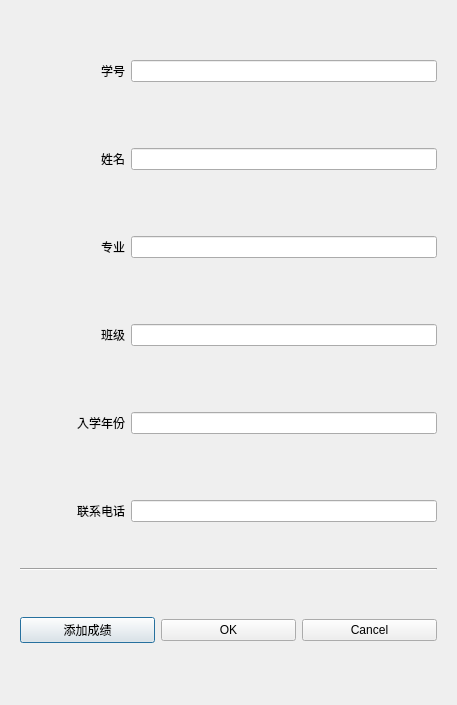
<?xml version="1.0" encoding="UTF-8"?>
<ui version="4.0">
 <class>Dialog</class>
 <widget class="QDialog" name="Dialog">
  <property name="geometry">
   <rect>
    <x>0</x>
    <y>0</y>
    <width>457</width>
    <height>705</height>
   </rect>
  </property>
  <property name="windowTitle">
   <string>Dialog</string>
  </property>
  <layout class="QVBoxLayout" name="verticalLayout">
   <item>
    <widget class="QWidget" name="widget" native="true">
     <layout class="QVBoxLayout" name="verticalLayout_2">
      <item>
       <layout class="QHBoxLayout" name="horizontalLayout">
        <item>
         <widget class="QLabel" name="label">
          <property name="minimumSize">
           <size>
            <width>105</width>
            <height>0</height>
           </size>
          </property>
          <property name="layoutDirection">
           <enum>Qt::LeftToRight</enum>
          </property>
          <property name="text">
           <string>学号</string>
          </property>
          <property name="alignment">
           <set>Qt::AlignRight|Qt::AlignTrailing|Qt::AlignVCenter</set>
          </property>
         </widget>
        </item>
        <item>
         <widget class="QLineEdit" name="numberlineEdit"/>
        </item>
       </layout>
      </item>
      <item>
       <spacer name="horizontalSpacer">
        <property name="orientation">
         <enum>Qt::Horizontal</enum>
        </property>
        <property name="sizeHint" stdset="0">
         <size>
          <width>388</width>
          <height>20</height>
         </size>
        </property>
       </spacer>
      </item>
      <item>
       <layout class="QHBoxLayout" name="horizontalLayout_2">
        <item>
         <widget class="QLabel" name="label_2">
          <property name="minimumSize">
           <size>
            <width>105</width>
            <height>0</height>
           </size>
          </property>
          <property name="text">
           <string>姓名</string>
          </property>
          <property name="alignment">
           <set>Qt::AlignRight|Qt::AlignTrailing|Qt::AlignVCenter</set>
          </property>
         </widget>
        </item>
        <item>
         <widget class="QLineEdit" name="namelineEdit"/>
        </item>
       </layout>
      </item>
      <item>
       <spacer name="horizontalSpacer_2">
        <property name="orientation">
         <enum>Qt::Horizontal</enum>
        </property>
        <property name="sizeHint" stdset="0">
         <size>
          <width>388</width>
          <height>20</height>
         </size>
        </property>
       </spacer>
      </item>
      <item>
       <layout class="QHBoxLayout" name="horizontalLayout_3">
        <item>
         <widget class="QLabel" name="label_3">
          <property name="minimumSize">
           <size>
            <width>105</width>
            <height>0</height>
           </size>
          </property>
          <property name="text">
           <string>专业</string>
          </property>
          <property name="alignment">
           <set>Qt::AlignRight|Qt::AlignTrailing|Qt::AlignVCenter</set>
          </property>
         </widget>
        </item>
        <item>
         <widget class="QLineEdit" name="majorlineEdit"/>
        </item>
       </layout>
      </item>
      <item>
       <spacer name="horizontalSpacer_3">
        <property name="orientation">
         <enum>Qt::Horizontal</enum>
        </property>
        <property name="sizeHint" stdset="0">
         <size>
          <width>388</width>
          <height>20</height>
         </size>
        </property>
       </spacer>
      </item>
      <item>
       <layout class="QHBoxLayout" name="horizontalLayout_4">
        <item>
         <widget class="QLabel" name="label_4">
          <property name="minimumSize">
           <size>
            <width>105</width>
            <height>0</height>
           </size>
          </property>
          <property name="text">
           <string>班级</string>
          </property>
          <property name="alignment">
           <set>Qt::AlignRight|Qt::AlignTrailing|Qt::AlignVCenter</set>
          </property>
         </widget>
        </item>
        <item>
         <widget class="QLineEdit" name="gradelineEdit"/>
        </item>
       </layout>
      </item>
      <item>
       <spacer name="horizontalSpacer_4">
        <property name="orientation">
         <enum>Qt::Horizontal</enum>
        </property>
        <property name="sizeHint" stdset="0">
         <size>
          <width>388</width>
          <height>20</height>
         </size>
        </property>
       </spacer>
      </item>
      <item>
       <layout class="QHBoxLayout" name="horizontalLayout_5">
        <item>
         <widget class="QLabel" name="label_5">
          <property name="minimumSize">
           <size>
            <width>105</width>
            <height>0</height>
           </size>
          </property>
          <property name="text">
           <string>入学年份</string>
          </property>
          <property name="alignment">
           <set>Qt::AlignRight|Qt::AlignTrailing|Qt::AlignVCenter</set>
          </property>
         </widget>
        </item>
        <item>
         <widget class="QLineEdit" name="timelineEdit"/>
        </item>
       </layout>
      </item>
      <item>
       <spacer name="horizontalSpacer_5">
        <property name="orientation">
         <enum>Qt::Horizontal</enum>
        </property>
        <property name="sizeHint" stdset="0">
         <size>
          <width>388</width>
          <height>20</height>
         </size>
        </property>
       </spacer>
      </item>
      <item>
       <layout class="QHBoxLayout" name="horizontalLayout_6">
        <item>
         <widget class="QLabel" name="label_6">
          <property name="minimumSize">
           <size>
            <width>105</width>
            <height>0</height>
           </size>
          </property>
          <property name="text">
           <string>联系电话</string>
          </property>
          <property name="alignment">
           <set>Qt::AlignRight|Qt::AlignTrailing|Qt::AlignVCenter</set>
          </property>
         </widget>
        </item>
        <item>
         <widget class="QLineEdit" name="phonelineEdit"/>
        </item>
       </layout>
      </item>
      <item>
       <widget class="Line" name="line">
        <property name="orientation">
         <enum>Qt::Horizontal</enum>
        </property>
       </widget>
      </item>
      <item>
       <layout class="QHBoxLayout" name="horizontalLayout_11">
        <item>
         <widget class="QPushButton" name="chooseButton">
          <property name="text">
           <string>添加成绩</string>
          </property>
         </widget>
        </item>
        <item>
         <widget class="QPushButton" name="okButton">
          <property name="text">
           <string>OK</string>
          </property>
         </widget>
        </item>
        <item>
         <widget class="QPushButton" name="cancelButton">
          <property name="text">
           <string>Cancel</string>
          </property>
         </widget>
        </item>
       </layout>
      </item>
     </layout>
    </widget>
   </item>
  </layout>
 </widget>
 <resources/>
 <connections/>
</ui>
